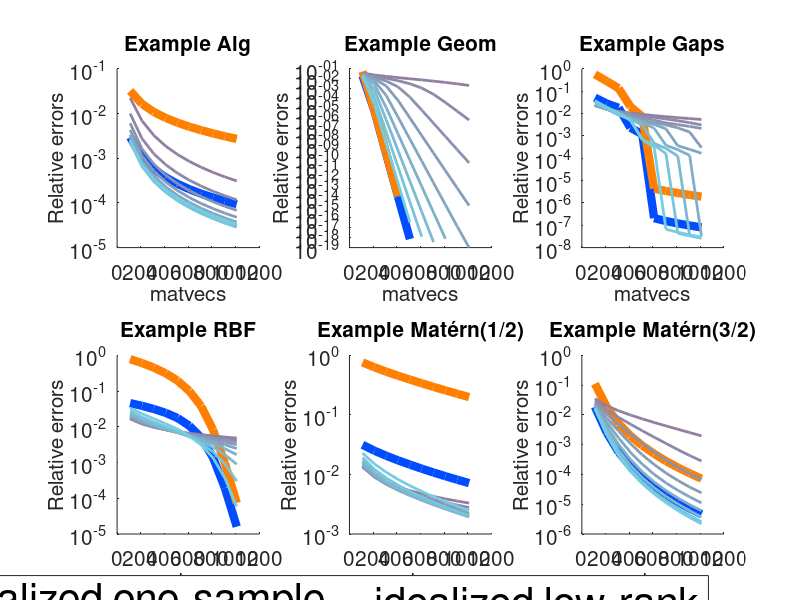

MATLAB code to generate this figure: (Note: this script raises an error after producing the figure.)
mvecs = 110:100:1010;

% ===================== COLORS =====================
colors = [
    0.0 0.3 1.0   % blue (Fro)
    0.0 0.8 0.0
    1.0 0.5 0.0   % orange (Tr)
];

% ---- pastel orange -> blue for Mix ----
nMix = 9;
purple = [0.22  0.08  0.32];
blue   = [0.00  0.65  0.80];

mixColors = [ ...
    linspace(purple(1), blue(1), nMix)', ...
    linspace(purple(2), blue(2), nMix)', ...
    linspace(purple(3), blue(3), nMix)' ...
];

pastelFactor = 0.45;
mixColors = mixColors + pastelFactor * (1 - mixColors);

figure(1)

% ===================== 1 =====================
load("optimal_bounds_comparison1.mat")
subplot(2,3,1)
hold on
semilogy(mvecs, BestErr_Fro./trG, '-', 'Color', colors(1,:), 'LineWidth', 6);
semilogy(mvecs, BestErr_Tr./trG,  '-', 'Color', colors(3,:), 'LineWidth', 6);
for i = 1:9
    semilogy(mvecs, BestErr_Mix(:,i)./trG, ...
        'Color', mixColors(i,:), 'LineWidth', 2);
end
hold off
set(gca,'YScale','log','FontSize',15)
xlabel('matvecs','fontsize',15)
ylabel('Relative errors','fontsize',15)
title('Example Alg','fontsize',15)

% ===================== 2 =====================
load("optimal_bounds_comparison2.mat")
subplot(2,3,2)
hold on
semilogy(mvecs, BestErr_Fro./trG, '-', 'Color', colors(1,:), 'LineWidth', 6);
semilogy(mvecs, BestErr_Tr./trG,  '-', 'Color', colors(3,:), 'LineWidth', 6);
for i = 1:9
    semilogy(mvecs, BestErr_Mix(:,i)./trG, ...
        'Color', mixColors(i,:), 'LineWidth', 2);
end
hold off
set(gca,'YScale','log','FontSize',15)
xlabel('matvecs','fontsize',15)
ylabel('Relative errors','fontsize',15)
title('Example Geom','fontsize',15)

% ===================== 3 =====================
load("optimal_bounds_comparison3.mat")
subplot(2,3,3)
hold on
semilogy(mvecs, BestErr_Fro./trG, '-', 'Color', colors(1,:), 'LineWidth', 6);
semilogy(mvecs, BestErr_Tr./trG,  '-', 'Color', colors(3,:), 'LineWidth', 6);
for i = 1:9
    semilogy(mvecs, BestErr_Mix(:,i)./trG, ...
        'Color', mixColors(i,:), 'LineWidth', 2);
end
hold off
set(gca,'YScale','log','FontSize',15)
xlabel('matvecs','fontsize',15)
ylabel('Relative errors','fontsize',15)
title('Example Gaps','fontsize',15)

% ===================== 4 =====================
load("optimal_bounds_comparison4.mat")
subplot(2,3,4)
hold on
semilogy(mvecs, BestErr_Fro./trG, '-', 'Color', colors(1,:), 'LineWidth', 6);
semilogy(mvecs, BestErr_Tr./trG,  '-', 'Color', colors(3,:), 'LineWidth', 6);
for i = 1:9
    semilogy(mvecs, BestErr_Mix(:,i)./trG, ...
        'Color', mixColors(i,:), 'LineWidth', 2);
end
hold off
set(gca,'YScale','log','FontSize',15)
xlabel('matvecs','fontsize',15)
ylabel('Relative errors','fontsize',15)
title('Example RBF','fontsize',15)

% ===================== 5 =====================
load("optimal_bounds_comparison5.mat")
subplot(2,3,5)
hold on
semilogy(mvecs, BestErr_Fro./trG, '-', 'Color', colors(1,:), 'LineWidth', 6);
semilogy(mvecs, BestErr_Tr./trG,  '-', 'Color', colors(3,:), 'LineWidth', 6);
for i = 1:9
    semilogy(mvecs, BestErr_Mix(:,i)./trG, ...
        'Color', mixColors(i,:), 'LineWidth', 2);
end
hold off
set(gca,'YScale','log','FontSize',15)
xlabel('matvecs','fontsize',15)
ylabel('Relative errors','fontsize',15)
title('Example Matérn(1/2)','fontsize',15)

% ===================== 6 =====================
load("optimal_bounds_comparison6.mat")
subplot(2,3,6)
hold on
h1 = semilogy(mvecs, BestErr_Fro./trG, '-', 'Color', colors(1,:), 'LineWidth', 6);
h2 = semilogy(mvecs, BestErr_Tr./trG,  '-', 'Color', colors(3,:), 'LineWidth', 6);
for i = 1:9
    semilogy(mvecs, BestErr_Mix(:,i)./trG, ...
        'Color', mixColors(i,:), 'LineWidth', 2);
end
hold off
set(gca,'YScale','log','FontSize',15)
xlabel('matvecs','fontsize',15)
ylabel('Relative errors','fontsize',15)
title('Example Matérn(3/2)','fontsize',15)

% ===================== LEGEND =====================
ax_leg = axes('Position',[0.1 0.01 0.8 0.05],'Visible','off');
lgd = legend(ax_leg,[h1 h2], ...
    {'idealized one-sample','idealized low-rank'}, ...
    'Orientation','horizontal','FontSize',30,'NumColumns',5);
lgd.Box = 'off';
